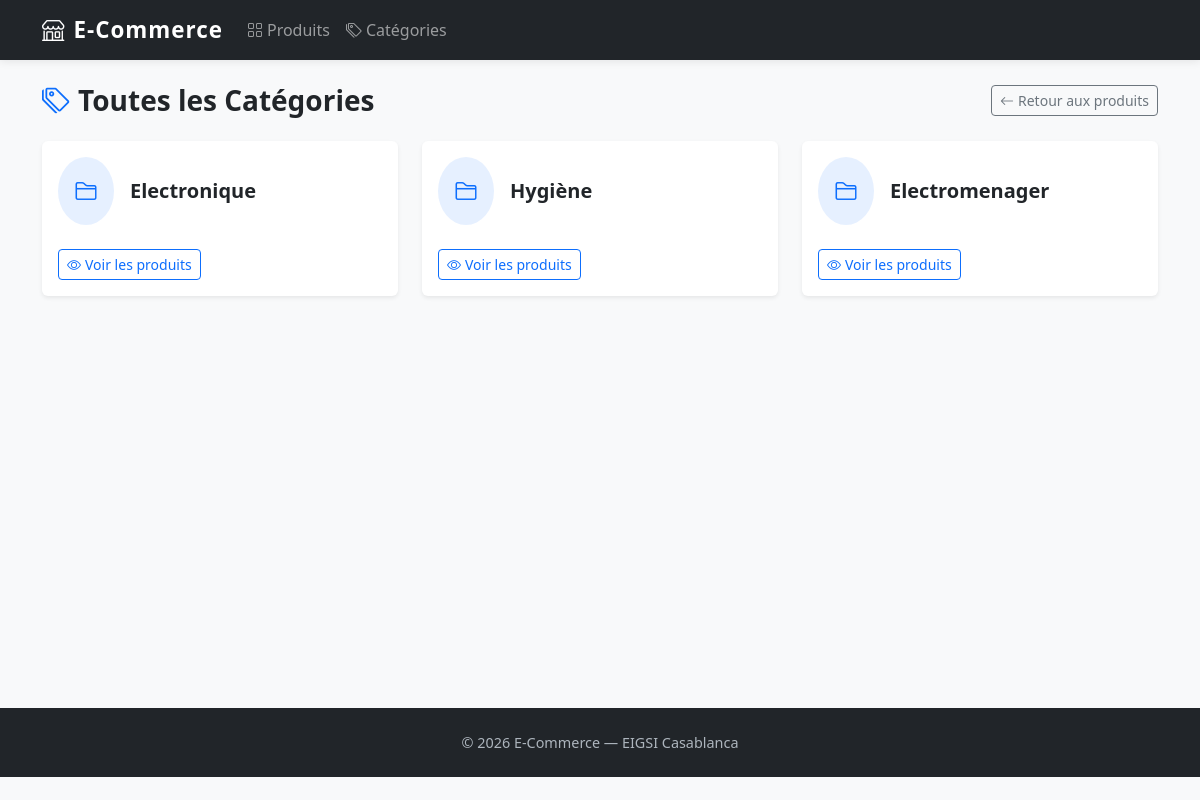
Page /products/categories/ on the committed database.
### products/models.py (models this page shows, shortened)
class Category(models.Model):
    name = models.CharField(max_length=100, unique=True)
    description =models.TextField(blank=True)
    created_at = models.DateTimeField(auto_now_add=True)

### products/views.py (the view)
# urls.py: path('categories/', views.category_list, name='category_list'),
def category_list(request):
    categories = Category.objects.all()
    return render(request, 'products/category_list.html', {'categories': categories})

### products/templates/products/category_list.html (shortened to what this page needs)
{% extends 'base.html' %}
{% block content %}
<div class="d-flex justify-content-between align-items-center mb-4">
    <h1 class="h3 fw-bold mb-0">
        <i class="bi bi-tags me-2 text-primary"></i>Toutes les Catégories
    </h1>
    <a href="{% url 'product_list' %}" class="btn btn-outline-secondary btn-sm">
        <i class="bi bi-arrow-left me-1"></i>Retour aux produits
    </a>
</div>
<div class="row row-cols-1 row-cols-md-3 g-4">
    {% for category in categories %}
    <div class="col">
        <div class="card h-100 shadow-sm border-0">
            <div class="card-body">
                <div class="d-flex align-items-center mb-3">
                    <div class="bg-primary bg-opacity-10 rounded-circle p-3 me-3">
                        <i class="bi bi-folder2 text-primary fs-4"></i>
                    </div>
                    <h5 class="card-title fw-bold mb-0">{{ category.name }}</h5>
                </div>
                <a href="{% url 'category_detail' category.id %}" class="btn btn-outline-primary btn-sm mt-2">
                    <i class="bi bi-eye me-1"></i>Voir les produits
                </a>
            </div>
        </div>
    </div>
    {% empty %}
    <div class="col-12">
        <div class="alert alert-info text-center">
            <i class="bi bi-info-circle me-2"></i>Aucune catégorie disponible pour le moment.
        </div>
    </div>
    {% endfor %}
</div>
{% endblock %}

### products/templates/base.html (style rules this page uses)
body { background-color: #f8f9fa; font-family: 'Segoe UI', sans-serif; }

### rows in the picture
Category: name "Electronique"
Category: name "Hygiène"
Category: name "Electromenager"
